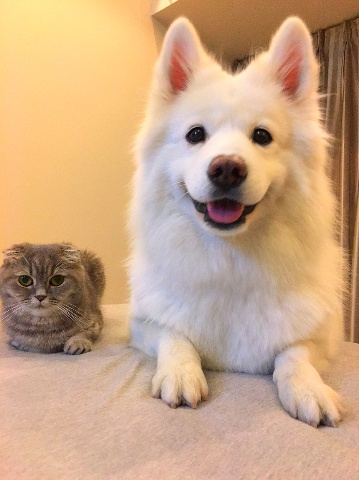
//> input picture data/01.jpg, 359 x 480 px
$ ./test01 ../data/01.jpg   (built with g++ and OpenCV 4)
//> lines starting //> are read from the running program, lines starting //| are printed output that depends on the picture; after the words box and inside, x2 and y2 are one past the last pixel; in counts of white or black regions, pixels touching at a corner belong together
#include<opencv2/opencv.hpp>
#include<iostream>

using namespace cv;

int main(int argc, char*argv[])
{
    Mat image = imread(argv[1], cv::IMREAD_GRAYSCALE);
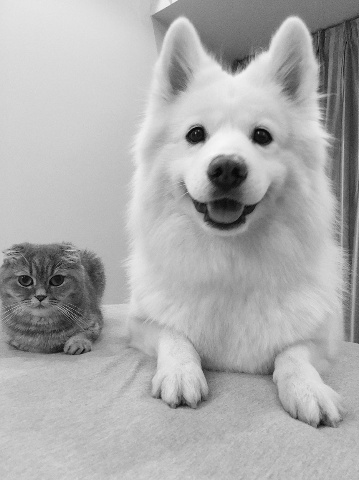
//> image: 480 rows x 359 cols, CV_8UC1; min 2, max 247, mean 172.9
    const int EDGE_THERSHOLD = 19;
    const float scale = 1.0f;///1.2f;
    Size sz = Size(cvRound(image.cols*scale),cvRound(image.rows*scale));
//> sz = Size(359, 480)
    // 9+6 = 15
    Size wholeSize = Size(sz.width+EDGE_THERSHOLD*2, sz.height + EDGE_THERSHOLD*2);
//> wholeSize = Size(397, 518)
    Mat temp(wholeSize, image.type()); // gray_buf
    Mat pyramid = temp(Rect(EDGE_THERSHOLD,EDGE_THERSHOLD,sz.width, sz.height)); // gray

    copyMakeBorder(image, temp, EDGE_THERSHOLD,EDGE_THERSHOLD,EDGE_THERSHOLD,EDGE_THERSHOLD,
            BORDER_REFLECT101);
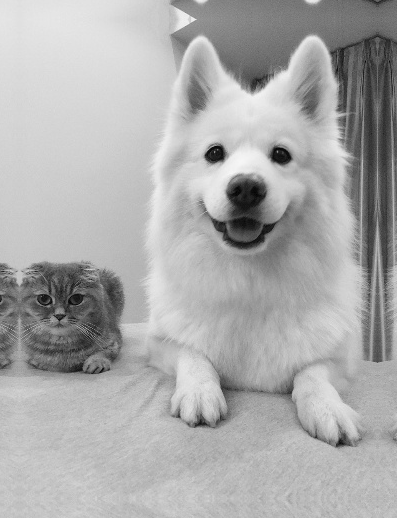
//> temp: 518 rows x 397 cols, CV_8UC1; min 2, max 247, mean 171.8

    for(int i=temp.rows/2-100; i<temp.rows/2 +100; i++)
    for(int j=temp.cols/2-100; j<temp.cols/2 +100; j++)
    temp.at<uchar>(i,j) = 0;
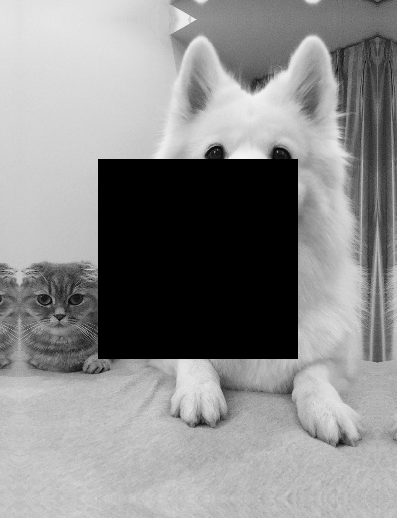
//> temp: 518 rows x 397 cols, CV_8UC1; 19.45% of pixels changed, all inside (x1, y1, x2, y2) = (98, 159, 298, 359)
    imshow("temp", temp);
    imshow("pyramid", pyramid);
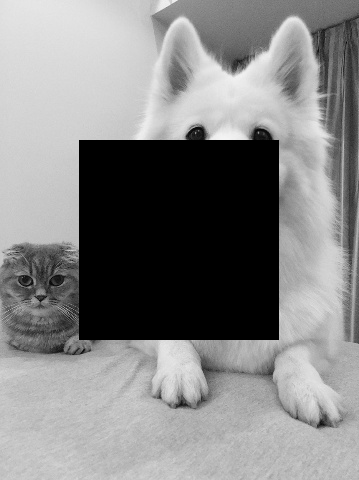
//> window 'pyramid': 480 rows x 359 cols, CV_8UC1; min 0, max 244, mean 133.6
    waitKey(0);
    std::cout << temp.size << std::endl;
//| 518 x 397
    std::cout << pyramid.size <<std::endl;
//| 480 x 359

    return 0;
}

$ run again, on data/IMG_1852.jpg
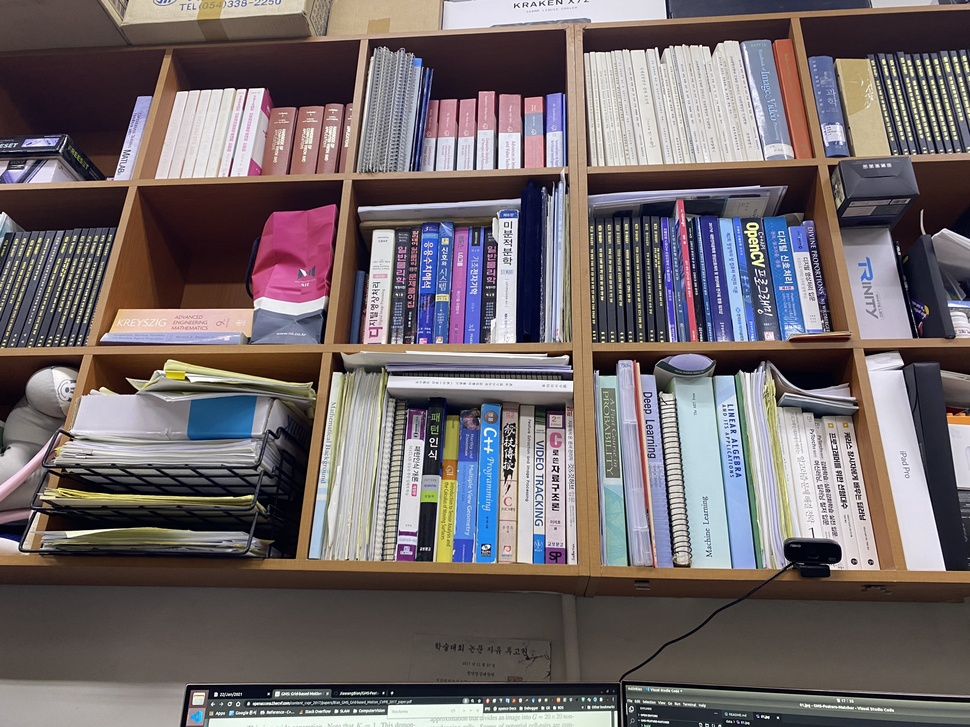
//> input picture data/IMG_1852.jpg, 970 x 727 px, shrunk from 4000 x 3000 before the run
//> after the loop `for(int i=temp.rows/2-100; i<temp.rows/2 +100; i++)`:
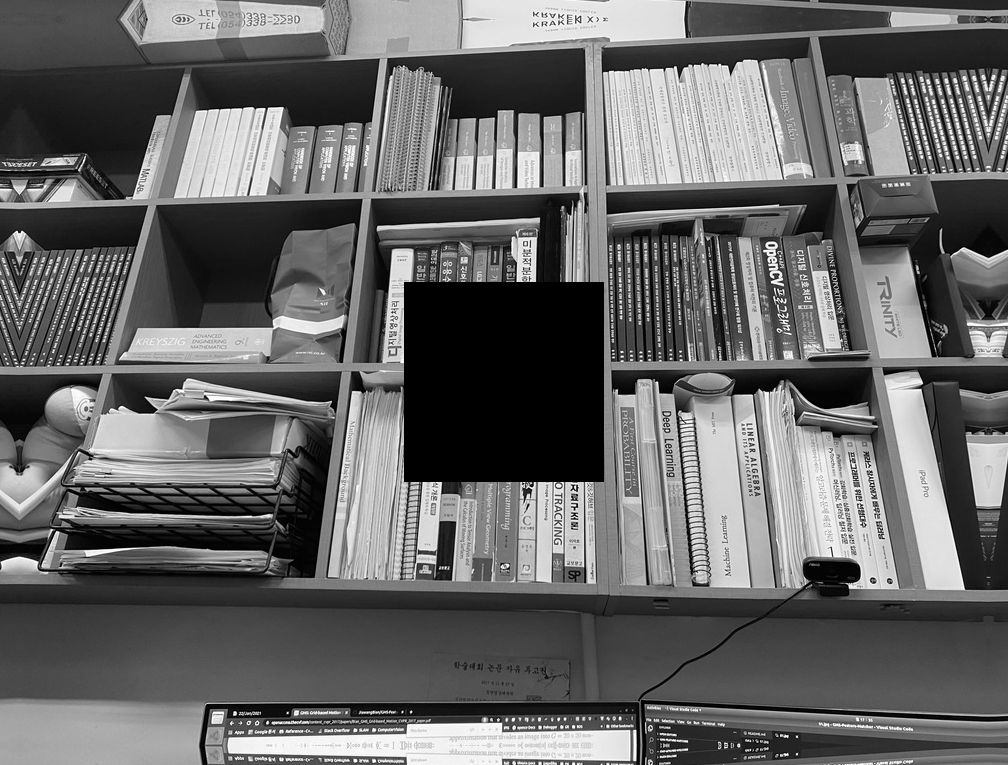
//> temp: 765 rows x 1008 cols, CV_8UC1; min 0, max 255, mean 102.4
//> `imshow("pyramid", pyramid);`:
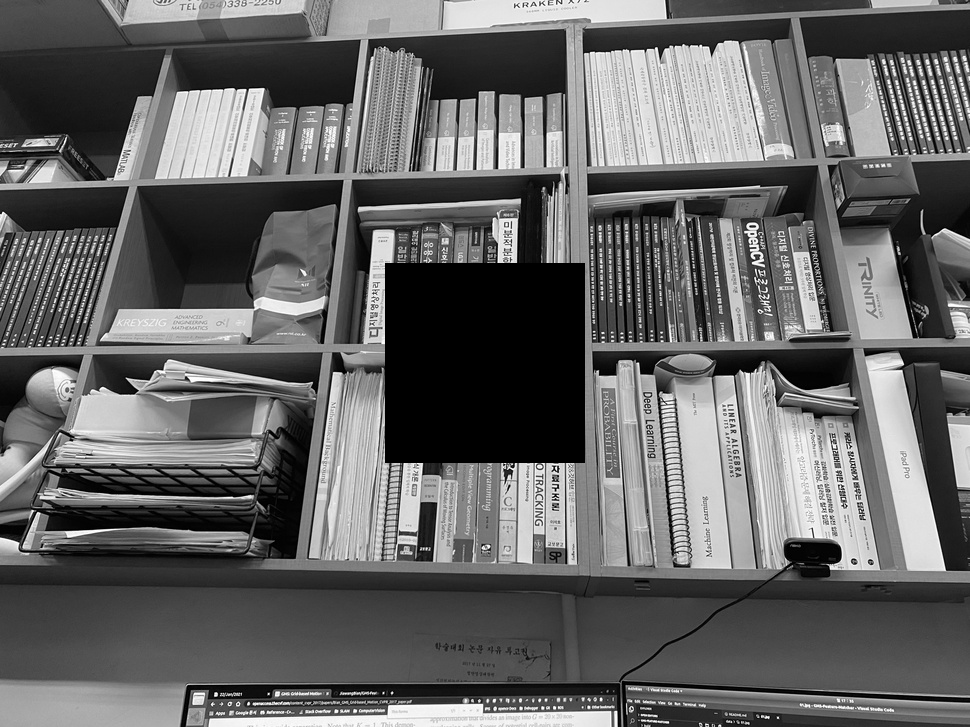
//> window 'pyramid': 727 rows x 970 cols, CV_8UC1; min 0, max 255, mean 100.7
//| 765 x 1008
//| 727 x 970

$ run again, on data/IMG_1853.jpg
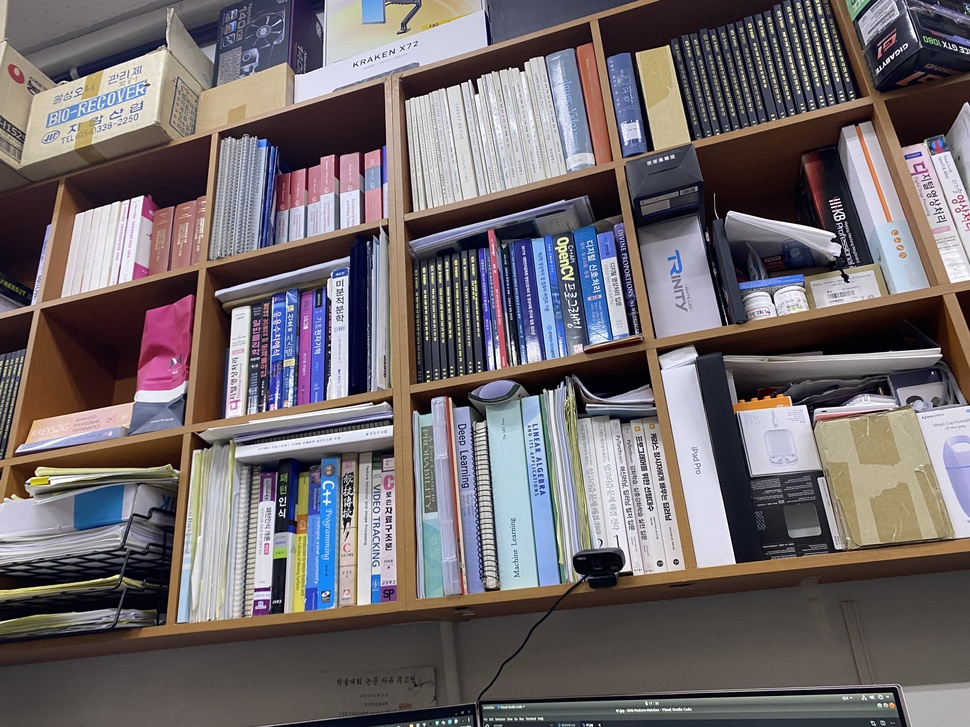
//> input picture data/IMG_1853.jpg, 970 x 727 px, shrunk from 4000 x 3000 before the run
//> after the loop `for(int i=temp.rows/2-100; i<temp.rows/2 +100; i++)`:
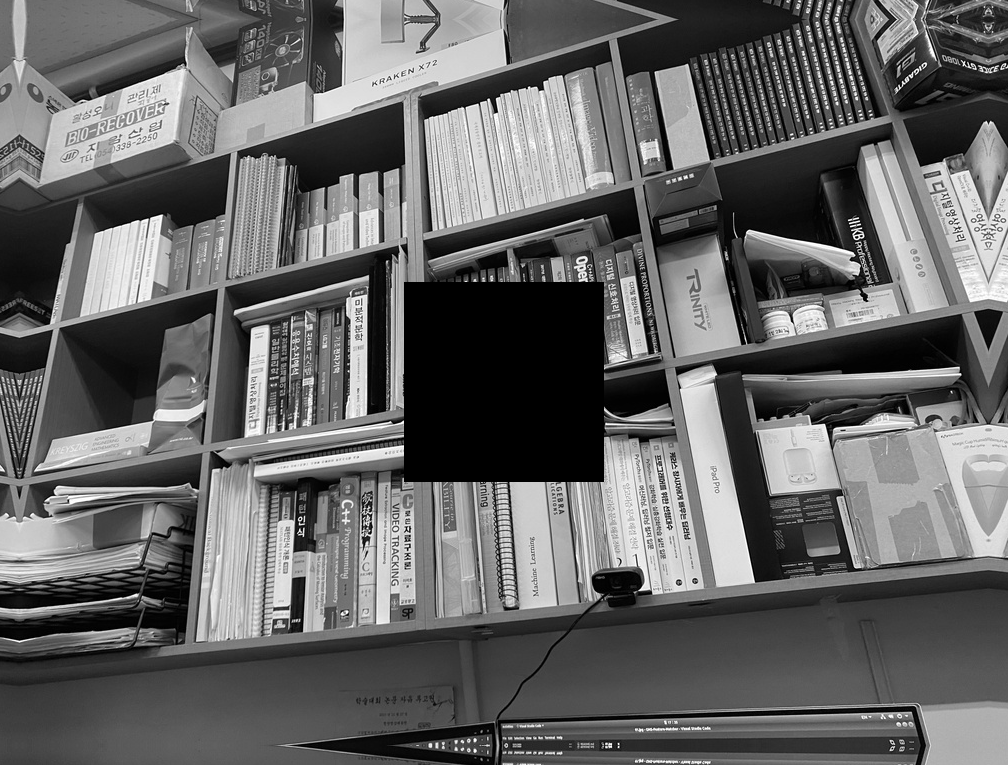
//> temp: 765 rows x 1008 cols, CV_8UC1; min 0, max 255, mean 101.2
//> `imshow("pyramid", pyramid);`:
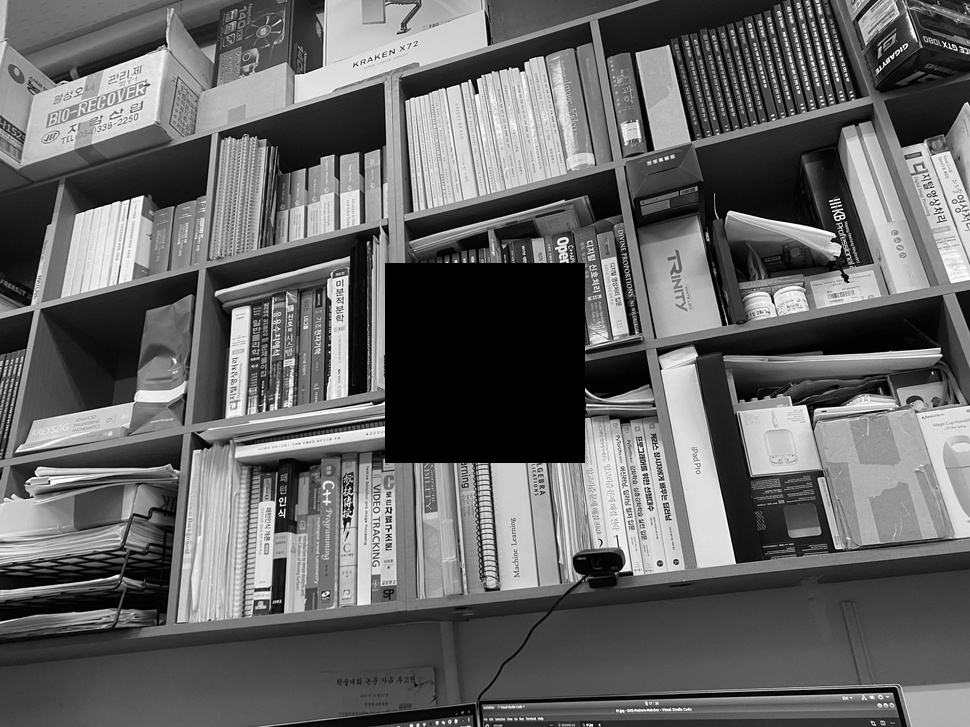
//> window 'pyramid': 727 rows x 970 cols, CV_8UC1; min 0, max 255, mean 101.5
//| 765 x 1008
//| 727 x 970
